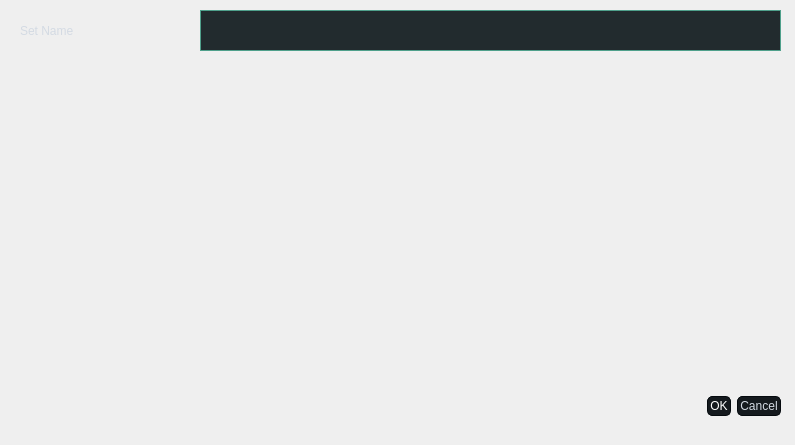
<?xml version="1.0" encoding="UTF-8"?>
<ui version="4.0">
 <class>createSetDialog</class>
 <widget class="QDialog" name="createSetDialog">
  <property name="geometry">
   <rect>
    <x>0</x>
    <y>0</y>
    <width>795</width>
    <height>445</height>
   </rect>
  </property>
  <property name="windowTitle">
   <string>Dialog</string>
  </property>
  <property name="styleSheet">
   <string notr="true">QMainWindow {
	background-color:#151a1e;
}
QCalendar {
	background-color: #151a1e;
}
QTextEdit {
	border-width: 1px;
	border-style: solid;
	border-color: #4fa08b;
	background-color: #222b2e;
	color: #d3dae3;
}
QPlainTextEdit {
	border-width: 1px;
	border-style: solid;
	border-color: #4fa08b;
	background-color: #222b2e;
	color: #d3dae3;
}
QToolButton {
	border-style: solid;
	border-top-color: qlineargradient(spread:pad, x1:0.5, y1:1, x2:0.5, y2:0, stop:0 rgb(215, 215, 215), stop:1 rgb(222, 222, 222));
	border-right-color: qlineargradient(spread:pad, x1:0, y1:0.5, x2:1, y2:0.5, stop:0 rgb(217, 217, 217), stop:1 rgb(227, 227, 227));
	border-left-color: qlineargradient(spread:pad, x1:0, y1:0.5, x2:1, y2:0.5, stop:0 rgb(227, 227, 227), stop:1 rgb(217, 217, 217));
	border-bottom-color: qlineargradient(spread:pad, x1:0.5, y1:1, x2:0.5, y2:0, stop:0 rgb(215, 215, 215), stop:1 rgb(222, 222, 222));
	border-width: 1px;
	border-radius: 5px;
	color: #d3dae3;
	padding: 2px;
	background-color: rgb(255,255,255);
}
QToolButton:hover{
	border-style: solid;
	border-top-color: qlineargradient(spread:pad, x1:0.5, y1:1, x2:0.5, y2:0, stop:0 rgb(195, 195, 195), stop:1 rgb(222, 222, 222));
	border-right-color: qlineargradient(spread:pad, x1:0, y1:0.5, x2:1, y2:0.5, stop:0 rgb(197, 197, 197), stop:1 rgb(227, 227, 227));
	border-left-color: qlineargradient(spread:pad, x1:0, y1:0.5, x2:1, y2:0.5, stop:0 rgb(227, 227, 227), stop:1 rgb(197, 197, 197));
	border-bottom-color: qlineargradient(spread:pad, x1:0.5, y1:1, x2:0.5, y2:0, stop:0 rgb(195, 195, 195), stop:1 rgb(222, 222, 222));
	border-width: 1px;
	border-radius: 5px;
	color: rgb(0,0,0);
	padding: 2px;
	background-color: rgb(255,255,255);
}
QToolButton:pressed{
	border-style: solid;
	border-top-color: qlineargradient(spread:pad, x1:0.5, y1:1, x2:0.5, y2:0, stop:0 rgb(215, 215, 215), stop:1 rgb(222, 222, 222));
	border-right-color: qlineargradient(spread:pad, x1:0, y1:0.5, x2:1, y2:0.5, stop:0 rgb(217, 217, 217), stop:1 rgb(227, 227, 227));
	border-left-color: qlineargradient(spread:pad, x1:0, y1:0.5, x2:1, y2:0.5, stop:0 rgb(227, 227, 227), stop:1 rgb(217, 217, 217));
	border-bottom-color: qlineargradient(spread:pad, x1:0.5, y1:1, x2:0.5, y2:0, stop:0 rgb(215, 215, 215), stop:1 rgb(222, 222, 222));
	border-width: 1px;
	border-radius: 5px;
	color: rgb(0,0,0);
	padding: 2px;
	background-color: rgb(142,142,142);
}
QPushButton{
	border-style: solid;
	border-color: #050a0e;
	border-width: 1px;
	border-radius: 5px;
	color: #d3dae3;
	padding: 2px;
	background-color: #151a1e;
}
QPushButton::default{
	border-style: solid;
	border-color: #050a0e;
	border-width: 1px;
	border-radius: 5px;
	color: #FFFFFF;
	padding: 2px;
	background-color: #151a1e;;
}
QPushButton:hover{
	border-style: solid;
	border-color: #050a0e;
	border-width: 1px;
	border-radius: 5px;
	color: #d3dae3;
	padding: 2px;
	background-color: #1c1f1f;
}
QPushButton:pressed{
	border-style: solid;
	border-color: #050a0e;
	border-width: 1px;
	border-radius: 5px;
	color: #d3dae3;
	padding: 2px;
	background-color: #2c2f2f;
}
QPushButton:disabled{
	border-style: solid;
	border-top-color: qlineargradient(spread:pad, x1:0.5, y1:1, x2:0.5, y2:0, stop:0 rgb(215, 215, 215), stop:1 rgb(222, 222, 222));
	border-right-color: qlineargradient(spread:pad, x1:0, y1:0.5, x2:1, y2:0.5, stop:0 rgb(217, 217, 217), stop:1 rgb(227, 227, 227));
	border-left-color: qlineargradient(spread:pad, x1:0, y1:0.5, x2:1, y2:0.5, stop:0 rgb(227, 227, 227), stop:1 rgb(217, 217, 217));
	border-bottom-color: qlineargradient(spread:pad, x1:0.5, y1:1, x2:0.5, y2:0, stop:0 rgb(215, 215, 215), stop:1 rgb(222, 222, 222));
	border-width: 1px;
	border-radius: 5px;
	color: #808086;
	padding: 2px;
	background-color: rgb(142,142,142);
}
QLineEdit {
	border-width: 1px;
	border-style: solid;
	border-color: #4fa08b;
	background-color: #222b2e;
	color: #d3dae3;
}
QLabel {
	color: #d3dae3;
}
QLCDNumber {
	color: #4d9b87;
}
QProgressBar {
	text-align: center;
	color: #d3dae3;
	border-radius: 10px;
	border-color: transparent;
	border-style: solid;
	background-color: #52595d;
}
QProgressBar::chunk {
	background-color: #214037	;
	border-radius: 10px;
}
QMenuBar {
	background-color: #151a1e;
}
QMenuBar::item {
	color: #d3dae3;
  	spacing: 3px;
  	padding: 1px 4px;
	background-color: #151a1e;
}

QMenuBar::item:selected {
  	background-color: #252a2e;
	color: #FFFFFF;
}
QMenu {
	background-color: #151a1e;
}
QMenu::item:selected {
	background-color: #252a2e;
	color: #FFFFFF;
}
QMenu::item {
	color: #d3dae3;
	background-color: #151a1e;
}
QTabWidget {
	color:rgb(0,0,0);
	background-color:#000000;
}
QTabWidget::pane {
		border-color: #050a0e;
		background-color: #1e282c;
		border-style: solid;
		border-width: 1px;
    	border-bottom-left-radius: 4px;
		border-bottom-right-radius: 4px;
}
QTabBar::tab:first {
	border-style: solid;
	border-left-width:1px;
	border-right-width:0px;
	border-top-width:1px;
	border-bottom-width:0px;
	border-top-color: #050a0e;
	border-left-color: #050a0e;
	border-bottom-color: #050a0e;
	border-top-left-radius: 4px;
	color: #d3dae3;
	padding: 3px;
	margin-left:0px;
	background-color: #151a1e;
}
QTabBar::tab:last {
	border-style: solid;
	border-top-width:1px;
	border-left-width:1px;
	border-right-width:1px;
	border-bottom-width:0px;
	border-color: #050a0e;
	border-top-right-radius: 4px;
	color: #d3dae3;
	padding: 3px;
	margin-left:0px;
	background-color: #151a1e;
}
QTabBar::tab {
	border-style: solid;
	border-top-width:1px;
	border-bottom-width:0px;
	border-left-width:1px;
	border-top-color: #050a0e;
	border-left-color: #050a0e;
	border-bottom-color: #050a0e;
	color: #d3dae3;
	padding: 3px;
	margin-left:0px;
	background-color: #151a1e;
}
QTabBar::tab:selected, QTabBar::tab:last:selected, QTabBar::tab:hover {
  	border-style: solid;
  	border-left-width:1px;
	border-bottom-width:0px;
	border-right-color: transparent;
	border-top-color: #050a0e;
	border-left-color: #050a0e;
	border-bottom-color: #050a0e;
	color: #FFFFFF;
	padding: 3px;
	margin-left:0px;
	background-color: #1e282c;
}

QTabBar::tab:selected, QTabBar::tab:first:selected, QTabBar::tab:hover {
  	border-style: solid;
  	border-left-width:1px;
  	border-bottom-width:0px;
  	border-top-width:1px;
	border-right-color: transparent;
	border-top-color: #050a0e;
	border-left-color: #050a0e;
	border-bottom-color: #050a0e;
	color: #FFFFFF;
	padding: 3px;
	margin-left:0px;
	background-color: #1e282c;
}

QCheckBox {
	color: #d3dae3;
	padding: 2px;
}
QCheckBox:disabled {
	color: #808086;
	padding: 2px;
}

QCheckBox:hover {
	border-radius:4px;
	border-style:solid;
	padding-left: 1px;
	padding-right: 1px;
	padding-bottom: 1px;
	padding-top: 1px;
	border-width:1px;
	border-color: transparent;
}
QCheckBox::indicator:checked {

	height: 10px;
	width: 10px;
	border-style:solid;
	border-width: 1px;
	border-color: #4fa08b;
	color: #000000;
	background-color: qradialgradient(cx:0.4, cy:0.4, radius: 1.5,fx:0, fy:0, stop:0 #1e282c, stop:0.3 #1e282c, stop:0.4 #4fa08b, stop:0.5 #1e282c, stop:1 #1e282c);
}
QCheckBox::indicator:unchecked {

	height: 10px;
	width: 10px;
	border-style:solid;
	border-width: 1px;
	border-color: #4fa08b;
	color: #000000;
}
QRadioButton {
	color: #d3dae3;
	padding: 1px;
}
QRadioButton::indicator:checked {
	height: 10px;
	width: 10px;
	border-style:solid;
	border-radius:5px;
	border-width: 1px;
	border-color: #4fa08b;
	color: #a9b7c6;
	background-color: qradialgradient(cx:0.5, cy:0.5, radius:0.4,fx:0.5, fy:0.5, stop:0 #4fa08b, stop:1 #1e282c);
}
QRadioButton::indicator:!checked {
	height: 10px;
	width: 10px;
	border-style:solid;
	border-radius:5px;
	border-width: 1px;
	border-color: #4fa08b;
	color: #a9b7c6;
	background-color: transparent;
}
QStatusBar {
	color:#027f7f;
}
QSpinBox {
	color: #d3dae3;
	background-color: #222b2e;
	border-width: 1px;
	border-style: solid;
	border-color: #4fa08b;
}
QDoubleSpinBox {
	color: #d3dae3;
	background-color: #222b2e;
	border-width: 1px;
	border-style: solid;
	border-color: #4fa08b;
}
QTimeEdit {
	color: #d3dae3;
	background-color: #222b2e;
	border-width: 1px;
	border-style: solid;
	border-color: #4fa08b;
}
QDateTimeEdit {
	color: #d3dae3;
	background-color: #222b2e;
	border-width: 1px;
	border-style: solid;
	border-color: #4fa08b;
}
QDateEdit {
	color: #d3dae3;
	background-color: #222b2e;
	border-width: 1px;
	border-style: solid;
	border-color: #4fa08b;
}
QFontComboBox {
	color: #d3dae3;
	background-color: #222b2e;
	border-width: 1px;
	border-style: solid;
	border-color: #4fa08b;
}
QComboBox {
	color: #d3dae3;
	background-color: #222b2e;
	border-width: 1px;
	border-style: solid;
	border-color: #4fa08b;
}

QDial {
	background: #16a085;
}

QToolBox {
	color: #a9b7c6;
	background-color: #222b2e;
}
QToolBox::tab {
	color: #a9b7c6;
	background-color:#222b2e;
}
QToolBox::tab:selected {
	color: #FFFFFF;
	background-color:#222b2e;
}
QScrollArea {
	color: #FFFFFF;
	background-color:#222b2e;
}
QSlider::groove:horizontal {
	height: 5px;
	background-color: #52595d;
}
QSlider::groove:vertical {
	width: 5px;
	background-color: #52595d;
}
QSlider::handle:horizontal {
	background: #1a2224;
	border-style: solid;
	border-width: 1px;
	border-color: rgb(207,207,207);
	width: 12px;
	margin: -5px 0;
	border-radius: 7px;
}
QSlider::handle:vertical {
	background: #1a2224;
	border-style: solid;
	border-width: 1px;
	border-color: rgb(207,207,207);
	height: 12px;
	margin: 0 -5px;
	border-radius: 7px;
}
QSlider::add-page:horizontal {
    background: #52595d;
}
QSlider::add-page:vertical {
    background: #52595d;
}
QSlider::sub-page:horizontal {
    background-color: #15433a;
}
QSlider::sub-page:vertical {
    background-color: #15433a;
}
QScrollBar:horizontal {
	max-height: 10px;
	border: 1px transparent grey;
	margin: 0px 20px 0px 20px;
	background: transparent;
}
QScrollBar:vertical {
	max-width: 10px;
	border: 1px transparent grey;
	margin: 20px 0px 20px 0px;
	background: transparent;
}
QScrollBar::handle:horizontal {
	background: #52595d;
	border-style: transparent;
	border-radius: 4px;
	min-width: 25px;
}
QScrollBar::handle:horizontal:hover {
	background: #58a492;
	border-style: transparent;
	border-radius: 4px;
	min-width: 25px;
}
QScrollBar::handle:vertical {
	background: #52595d;
	border-style: transparent;
	border-radius: 4px;
	min-height: 25px;
}
QScrollBar::handle:vertical:hover {
	background: #58a492;
	border-style: transparent;
	border-radius: 4px;
	min-height: 25px;
}
QScrollBar::add-line:horizontal {
   border: 2px transparent grey;
   border-top-right-radius: 4px;
   border-bottom-right-radius: 4px;
   background: #15433a;
   width: 20px;
   subcontrol-position: right;
   subcontrol-origin: margin;
}
QScrollBar::add-line:horizontal:pressed {
   border: 2px transparent grey;
   border-top-right-radius: 4px;
   border-bottom-right-radius: 4px;
   background: rgb(181,181,181);
   width: 20px;
   subcontrol-position: right;
   subcontrol-origin: margin;
}
QScrollBar::add-line:vertical {
   border: 2px transparent grey;
   border-bottom-left-radius: 4px;
   border-bottom-right-radius: 4px;
   background: #15433a;
   height: 20px;
   subcontrol-position: bottom;
   subcontrol-origin: margin;
}
QScrollBar::add-line:vertical:pressed {
   border: 2px transparent grey;
   border-bottom-left-radius: 4px;
   border-bottom-right-radius: 4px;
   background: rgb(181,181,181);
   height: 20px;
   subcontrol-position: bottom;
   subcontrol-origin: margin;
}
QScrollBar::sub-line:horizontal {
   border: 2px transparent grey;
   border-top-left-radius: 4px;
   border-bottom-left-radius: 4px;
   background: #15433a;
   width: 20px;
   subcontrol-position: left;
   subcontrol-origin: margin;
}
QScrollBar::sub-line:horizontal:pressed {
   border: 2px transparent grey;
   border-top-left-radius: 4px;
   border-bottom-left-radius: 4px;
   background: rgb(181,181,181);
   width: 20px;
   subcontrol-position: left;
   subcontrol-origin: margin;
}
QScrollBar::sub-line:vertical {
   border: 2px transparent grey;
   border-top-left-radius: 4px;
   border-top-right-radius: 4px;
   background: #15433a;
   height: 20px;
   subcontrol-position: top;
   subcontrol-origin: margin;
}
QScrollBar::sub-line:vertical:pressed {
   border: 2px transparent grey;
   border-top-left-radius: 4px;
   border-top-right-radius: 4px;
   background: rgb(181,181,181);
   height: 20px;
   subcontrol-position: top;
   subcontrol-origin: margin;
}

QScrollBar::add-page:horizontal, QScrollBar::sub-page:horizontal {
   background: none;
}
QScrollBar::add-page:vertical, QScrollBar::sub-page:vertical {
   background: none;
}</string>
  </property>
  <widget class="QDialogButtonBox" name="buttonBox">
   <property name="geometry">
    <rect>
     <x>440</x>
     <y>390</y>
     <width>341</width>
     <height>32</height>
    </rect>
   </property>
   <property name="orientation">
    <enum>Qt::Horizontal</enum>
   </property>
   <property name="standardButtons">
    <set>QDialogButtonBox::Cancel|QDialogButtonBox::Ok</set>
   </property>
  </widget>
  <widget class="QLabel" name="label">
   <property name="geometry">
    <rect>
     <x>20</x>
     <y>20</y>
     <width>161</width>
     <height>21</height>
    </rect>
   </property>
   <property name="text">
    <string>Set Name</string>
   </property>
  </widget>
  <widget class="QLineEdit" name="setNameLineEdit">
   <property name="geometry">
    <rect>
     <x>200</x>
     <y>10</y>
     <width>581</width>
     <height>41</height>
    </rect>
   </property>
   <property name="sizePolicy">
    <sizepolicy hsizetype="Preferred" vsizetype="Preferred">
     <horstretch>0</horstretch>
     <verstretch>0</verstretch>
    </sizepolicy>
   </property>
  </widget>
 </widget>
 <resources/>
 <connections>
  <connection>
   <sender>buttonBox</sender>
   <signal>accepted()</signal>
   <receiver>createSetDialog</receiver>
   <slot>accept()</slot>
   <hints>
    <hint type="sourcelabel">
     <x>248</x>
     <y>254</y>
    </hint>
    <hint type="destinationlabel">
     <x>157</x>
     <y>274</y>
    </hint>
   </hints>
  </connection>
  <connection>
   <sender>buttonBox</sender>
   <signal>rejected()</signal>
   <receiver>createSetDialog</receiver>
   <slot>reject()</slot>
   <hints>
    <hint type="sourcelabel">
     <x>316</x>
     <y>260</y>
    </hint>
    <hint type="destinationlabel">
     <x>286</x>
     <y>274</y>
    </hint>
   </hints>
  </connection>
 </connections>
</ui>
